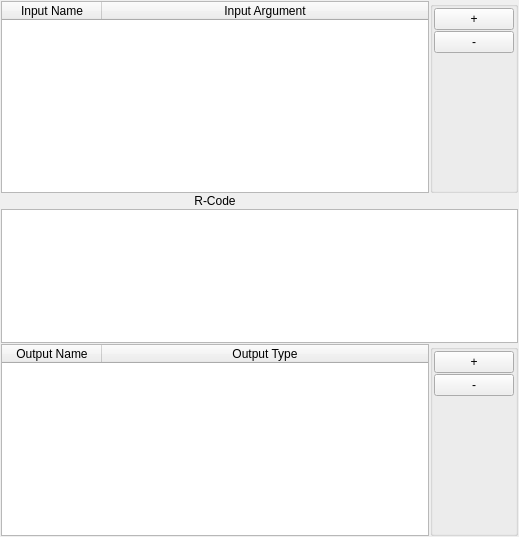
<?xml version="1.0" encoding="UTF-8"?>
<ui version="4.0">
 <class>RForm</class>
 <widget class="QWidget" name="RForm">
  <property name="geometry">
   <rect>
    <x>0</x>
    <y>0</y>
    <width>519</width>
    <height>537</height>
   </rect>
  </property>
  <property name="windowTitle">
   <string>Form</string>
  </property>
  <layout class="QGridLayout" name="gridLayout">
   <property name="margin">
    <number>1</number>
   </property>
   <property name="spacing">
    <number>1</number>
   </property>
   <item row="2" column="1" colspan="2">
    <widget class="QTextEdit" name="code"/>
   </item>
   <item row="0" column="1">
    <widget class="QTableWidget" name="inputArgs">
     <property name="sizePolicy">
      <sizepolicy hsizetype="Expanding" vsizetype="Minimum">
       <horstretch>0</horstretch>
       <verstretch>0</verstretch>
      </sizepolicy>
     </property>
     <attribute name="horizontalHeaderStretchLastSection">
      <bool>true</bool>
     </attribute>
     <column>
      <property name="text">
       <string>Input Name</string>
      </property>
     </column>
     <column>
      <property name="text">
       <string>Input Argument</string>
      </property>
     </column>
    </widget>
   </item>
   <item row="3" column="2" rowspan="2">
    <widget class="QGroupBox" name="groupBox_2">
     <property name="sizePolicy">
      <sizepolicy hsizetype="Preferred" vsizetype="Minimum">
       <horstretch>0</horstretch>
       <verstretch>0</verstretch>
      </sizepolicy>
     </property>
     <property name="title">
      <string/>
     </property>
     <layout class="QVBoxLayout" name="verticalLayout_2">
      <property name="spacing">
       <number>1</number>
      </property>
      <property name="margin">
       <number>1</number>
      </property>
      <item>
       <widget class="QPushButton" name="addOutput">
        <property name="text">
         <string>+</string>
        </property>
       </widget>
      </item>
      <item>
       <widget class="QPushButton" name="removeOutput">
        <property name="text">
         <string>-</string>
        </property>
       </widget>
      </item>
      <item>
       <spacer name="verticalSpacer_2">
        <property name="orientation">
         <enum>Qt::Vertical</enum>
        </property>
        <property name="sizeHint" stdset="0">
         <size>
          <width>20</width>
          <height>40</height>
         </size>
        </property>
       </spacer>
      </item>
     </layout>
    </widget>
   </item>
   <item row="0" column="2">
    <widget class="QGroupBox" name="groupBox">
     <property name="sizePolicy">
      <sizepolicy hsizetype="Preferred" vsizetype="Minimum">
       <horstretch>0</horstretch>
       <verstretch>0</verstretch>
      </sizepolicy>
     </property>
     <property name="title">
      <string/>
     </property>
     <layout class="QVBoxLayout" name="verticalLayout">
      <property name="spacing">
       <number>1</number>
      </property>
      <property name="margin">
       <number>1</number>
      </property>
      <item>
       <widget class="QPushButton" name="addInput">
        <property name="text">
         <string>+</string>
        </property>
       </widget>
      </item>
      <item>
       <widget class="QPushButton" name="removeInput">
        <property name="text">
         <string>-</string>
        </property>
       </widget>
      </item>
      <item>
       <spacer name="verticalSpacer">
        <property name="orientation">
         <enum>Qt::Vertical</enum>
        </property>
        <property name="sizeHint" stdset="0">
         <size>
          <width>20</width>
          <height>40</height>
         </size>
        </property>
       </spacer>
      </item>
     </layout>
    </widget>
   </item>
   <item row="3" column="1" rowspan="2">
    <widget class="QTableWidget" name="outputArgs">
     <property name="sizePolicy">
      <sizepolicy hsizetype="Expanding" vsizetype="Minimum">
       <horstretch>0</horstretch>
       <verstretch>0</verstretch>
      </sizepolicy>
     </property>
     <attribute name="horizontalHeaderStretchLastSection">
      <bool>true</bool>
     </attribute>
     <column>
      <property name="text">
       <string>Output Name</string>
      </property>
     </column>
     <column>
      <property name="text">
       <string>Output Type</string>
      </property>
     </column>
    </widget>
   </item>
   <item row="1" column="1">
    <widget class="QLabel" name="label">
     <property name="text">
      <string>R-Code</string>
     </property>
     <property name="alignment">
      <set>Qt::AlignCenter</set>
     </property>
    </widget>
   </item>
  </layout>
 </widget>
 <resources/>
 <connections/>
</ui>
